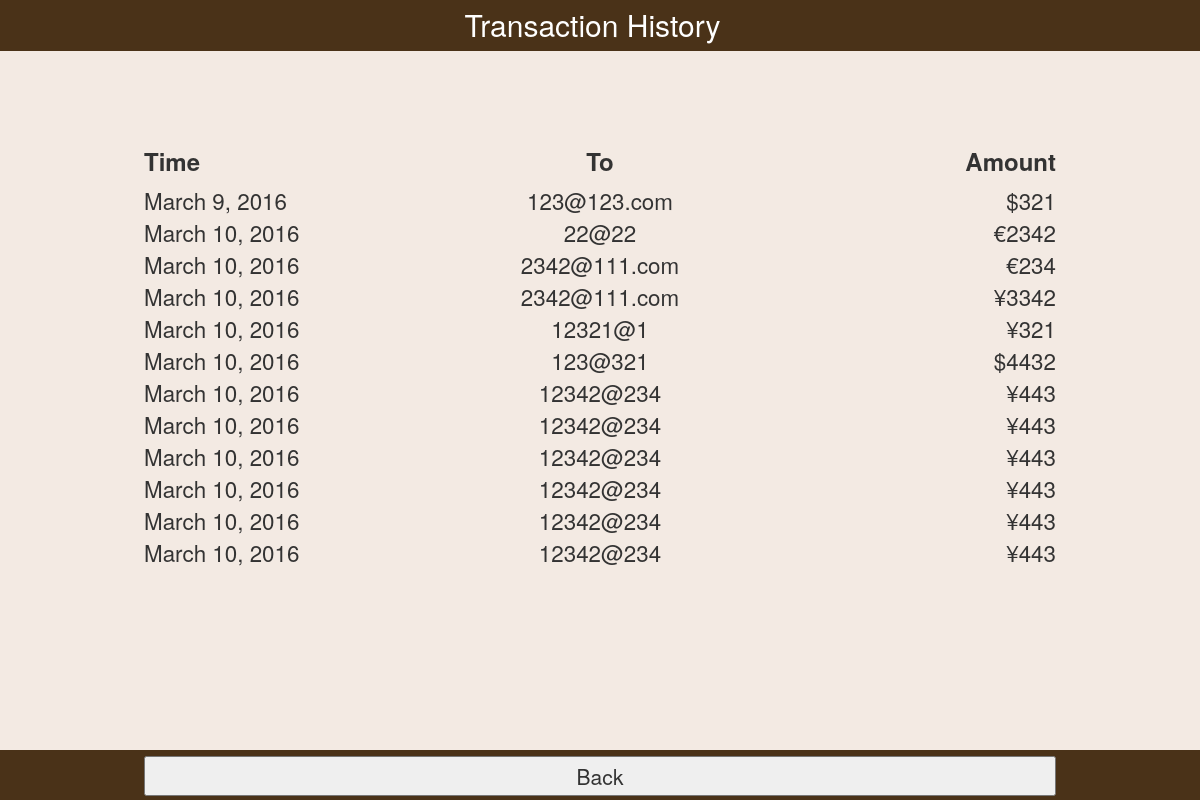
The page /iti/history on the database its author committed.
### iti/models.py (models this page shows, shortened)
@python_2_unicode_compatible  # only if you need to support Python 2
class Transaction(models.Model):
    trans_id = models.IntegerField(primary_key=True, blank=True, null=False)
    time = models.DateField(blank=False, null=False, auto_now_add=True)
    email = models.TextField(blank=False, null=False)
    amount = models.TextField(blank=False, null=False)
    cashtype = models.TextField(blank=False, null=False)

### iti/views.py (the view)
# urls.py: url(r'^history/(?P<pk>[0-9]+)', views.transaction, name='transaction'),
def history(request):
    transactions = Transaction.objects.all()
    tr_history = []
    for i in transactions:
        t=currency_symbol[i.cashtype]
        t += i.amount
        tr_history.append((i.time,i.email,t,i.trans_id))
    template = loader.get_template('iti/history.html')
    context = {'trans' : tr_history}
    return HttpResponse(template.render(context, request))

### iti/templates/iti/history.html (shortened to what this page needs)
<!DOCTYPE html PUBLIC "-//W3C//DTD XHTML 1.0 Transitional//EN" "http://www.w3.org/TR/xhtml1/DTD/xhtml1-transitional.dtd">
<html xmlns="http://www.w3.org/1999/xhtml"
xmlns:py="http://genshi.edgewall.org/">
<head>
{% load staticfiles %}
<link rel="stylesheet" type="text/css" href="{% static "iti/history.css"%}" />
<link rel="stylesheet" type="text/css" href="{% static "iti/bootstrap.css"%}" />
<link rel="stylesheet" type="text/css" href="{% static "iti/headerandfooter.css"%}" />
</head>
<body>
<nav class="navbar navbar-default navbar-static-top">
  <div class="container">
    	<div class="header-content">
        	<div class="navbar-brand">
            	Transaction History
            </div>
        </div>
    </div>
</nav>
<div class="container">
	<table class="table1">
    	<tr class="tr1">
			<th class="th1"><h3><strong>Time</strong></h3></th>
			<th class="th2"><h3><strong>To</strong></h3></th>
			<th class="th3"><h3><strong>Amount</strong></h3></th>
		</tr>
        {% for aa in trans%}
        <tr class="tr2">
        	<td class="td1"><a href="/iti/history/{{aa.3}}">{{aa.0}}</a></td>
			<td class="td2"><a href="/iti/history/{{aa.3}}">{{aa.1}}</a></td>
			<td class="td3"><a href="/iti/history/{{aa.3}}">{{aa.2}}</a></td>
        </tr>
        {% endfor %}
    </table>
</div>
<div id="footer" class="container">
	<nav class="navbar navbar-default navbar-fixed-bottom">
    	<div class="navbar-inner navbar-content-center">
        	<div class="container">
        	<button type="button" class="btnback" onclick="{location.href='/iti'}"> Back </button>
            </div>
        </div>
    </nav>
</div>
</body>
</html>

### static/iti/history.css (style rules this page uses)
.table1 { margin-top:5%; margin-left:10%; margin-right:10%; width: 80%; }
a { text-decoration:none; }
a:link { color:rgb(51,51,51); text-decoration:none; }
.table1 .th1 { text-align:left; width:25%; }
.table1 .th2 { text-align:center; width:50%; }
.table1 .th3 { text-align:right; width:25%; }
.table1 .td1 { text-align:left; width:25%; font-size:1.6em; }
.table1 .td2 { text-align:center; width:50%; font-size:1.6em; }
.table1 .td3 { text-align:right; width:25%; font-size:1.6em; }
.table1 .tr2 { text-align:right; }
.btnback { float:left; margin-top:5px; margin-left:10%; margin-right:10%; height: 40px; width: 80%; font-size: 150%; }

### static/iti/headerandfooter.css (style rules this page uses)
input,button,select,textarea { outline:none }
.navbar-default { background-color: #4a3218; border-color: #4a3218; }
.navbar-default .navbar-brand { color: #ffffff; text-align:center; float:none; font-size: 30px; }
body { background-color:#f3eae3; }

### rows shown on the page
Transaction: time "March 9, 2016", email "123@123.com"
Transaction: time "March 10, 2016", email "22@22"
Transaction: time "March 10, 2016", email "2342@111.com"
Transaction: time "March 10, 2016", email "2342@111.com"
Transaction: time "March 10, 2016", email "12321@1"
Transaction: time "March 10, 2016", email "123@321"
Transaction: time "March 10, 2016", email "12342@234"
Transaction: time "March 10, 2016", email "12342@234"
Transaction: time "March 10, 2016", email "12342@234"
Transaction: time "March 10, 2016", email "12342@234"
Transaction: time "March 10, 2016", email "12342@234"
Transaction: time "March 10, 2016", email "12342@234"

### other values the page prints
{{ aa.2 }} "$321" "€2342" "€234" "¥3342" "¥321" "$4432" "¥443" "¥443" "¥443" "¥443" "¥443" "¥443"
